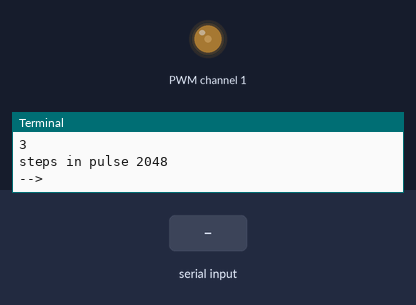
Recording of a program running on a simulated Raspberry Pi (BCM pin numbers). On the bench: output pins drawn as LEDs (lit = HIGH), the last lines printed to the terminal. The test bench sets the inputs (shaded band). The clock reads 2024-03-15 10:24:30 at power-on unless the program sets it.

Above: at 1.4 s.
1.5 s: "90" typed at the terminal, then Enter
At 1.9 s:
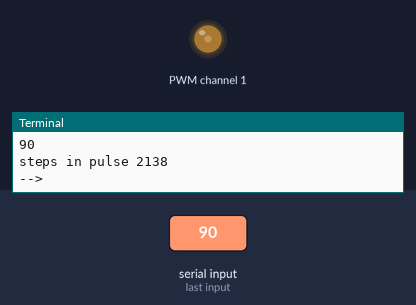
3.0 s: "5" typed at the terminal, then Enter
At 4.3 s:
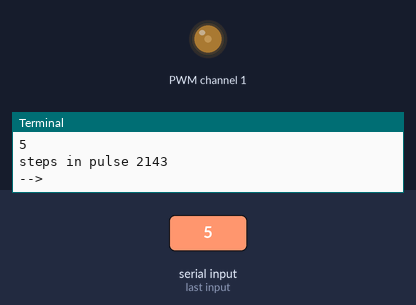
Timing chart, 0 to 6.0 s (numbered marks = the images above; inputs shaded):
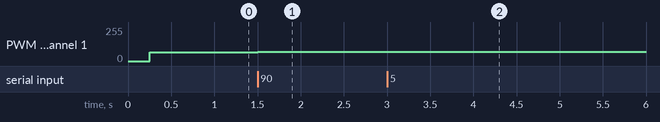

Measured:
- after the input at 1.5 s, PWM channel 1: 64/255 → 69/255 at once
- after the input at 3.0 s, PWM channel 1: 69/255 → 70/255 at once

The program:

01_manual_control.py
```python
# Buzzer motor control using NXP Semiconductors PCA9685 PWM driver chip
# The PCA9685 is designed for PWM dimming of LEDs, which explains why registers
# are named e.g. "LED1_ON_L", but these are just channel numbers and the PWM
# signal works general PWM output

# A PWM signal is supposed to control the buzzer motor spin direction and speed.
# 50% duty cycle should be stopped
# 0% should be full on one way
# 100% should be full on the other way

# On startup, goes to 50% duty cycle (2048), then waits for manual control
# + and - step up and down one step each
# numbers move up and down by the numeric value entered
#
# enter "x" to explicitly end

import smbus, time, logging, math

# PCA9685 registers/etc:
PCA9685_ADDRESS    = 0x40
MODE1              = 0x00
# Bits (*=default)
# 7 RESTART
#    Read: Shows state of RESTART logic. See Section 7.3.1.1 for detail.
#    Write: User writes logic 1 to this bit to clear it to logic 0.
#     A user write of logic 0 will have no effect. See Section 7.3.1.1 for detail.
#    0* Restart disabled.
#    1 Restart enabled.
# 6 EXTCLK
#    R/W To use the EXTCLK pin, this bit must be set by the following sequence:
#    1. Set the SLEEP bit in MODE1. This turns off the internal oscillator.
#    2. Write logic 1s to both the SLEEP and EXTCLK bits in MODE1.
#    The switch is now made. The external clock can be active during the
#    switch because the SLEEP bit is set.
#    This bit is a ‘sticky bit’, that is, it cannot be cleared by writing a
#    logic 0 to it. The EXTCLK bit can only be cleared by a power cycle or
#    software reset. EXTCLK range is DC to 50 MHz.
#    0* Use internal clock.
#    1 Use EXTCLK pin clock.
# 5 AI R/W
#    0* Register Auto-Increment disabled[1].
#    1 Register Auto-Increment enabled.
# 4 SLEEP R/W
#    0 Normal mode[2].
#    1* Low power mode. Oscillator off[3][4].
# 3 SUB1 R/W
#    0* PCA9685 does not respond to I2C-bus subaddress 1.
#    1 PCA9685 responds to I2C-bus subaddress 1.
# 2 SUB2 R/W
#    0* PCA9685 does not respond to I2C-bus subaddress 2.
#    1 PCA9685 responds to I2C-bus subaddress 2.
# 1 SUB3 R/W
#    0* PCA9685 does not respond to I2C-bus subaddress 3.
#    1 PCA9685 responds to I2C-bus subaddress 3.
# 0 ALLCALL R/W
#    0 PCA9685 does not respond to LED All Call I2C-bus address.
#    1* PCA9685 responds to LED All Call I2C-bus address
MODE2              = 0x01
SUBADR1            = 0x02
SUBADR2            = 0x03
SUBADR3            = 0x04

LED0_ON_L          = 0x06
LED0_ON_H          = 0x07
LED0_OFF_L         = 0x08
LED0_OFF_H         = 0x09

LED1_ON_L          = 0x0A
LED1_ON_H          = 0x0B
LED1_OFF_L         = 0x0C
LED1_OFF_H         = 0x0D

ALL_LED_ON_L       = 0xFA
ALL_LED_ON_H       = 0xFB
ALL_LED_OFF_L      = 0xFC
ALL_LED_OFF_H      = 0xFD
PRE_SCALE          = 0xFE  # prescale register for PWM output frequency
# max 1526 Hz = 0x03h
# min 24 Hz = 0xFFh
# PRE_SCALE can only be set when MODE1.SLEEP = 1
# calculate: PRE_SCALE = round(osc/(4096*freq))-1

# (PRE_SCALE Default of 0x1E gives 200 Hz refresh rate at osc 25 MHz)

# Bits:
RESTART            = 0x80
SLEEP              = 0x10
ALLCALL            = 0x01
INVRT              = 0x10
OUTDRV             = 0x04

OSC_CLOCK          = 25000000 # default on-chip, 25 MHz
DESIRED_FREQUENCY  = 200 # in Hz
#DESIRED_FREQUENCY  = 100 # in Hz
#DESIRED_FREQUENCY  = 50 # in Hz

# following not used, apply to servo motors
PULSE_MIN          = 1.0 # 0 degrees
PULSE_MID          = 1.5 # 45 degrees
PULSE_MAX          = 2.0 # 90 degrees

#prescale_value = round(OSC_CLOCK/(4096 * DESIRED_FREQUENCY)) - 1
prescale_value = 0x03 # max, 1525 Hz
print(prescale_value)

i2c_bus = smbus.SMBus(1) # Create a new I2C bus

# enable PRE_SCALE change, set MODE1.SLEEP = 1
i2c_bus.write_byte_data(PCA9685_ADDRESS, MODE1, 0x10)
time.sleep(.25) # delay for reset

# set freqency
#i2c_bus.write_byte_data(PCA9685_ADDRESS, PRE_SCALE, 0x1e)
i2c_bus.write_byte_data(PCA9685_ADDRESS, PRE_SCALE, prescale_value)

# enable the PWM chip: clear MODE1.SLEEP bit 4
# auto-increment address after write: set MODE1.AI bit 5
i2c_bus.write_byte_data(PCA9685_ADDRESS, MODE1, 0x20)

# write the time point during each cycle to turn ON, 0us
i2c_bus.write_word_data(PCA9685_ADDRESS, LED1_ON_L, 0)
i2c_bus.write_word_data(PCA9685_ADDRESS, LED1_ON_H, 0)

# write the time point during each cycle to turn OFF
time_high = 2048 # midpoint of 4096

# test manually stepping up and down
while (1):

    print("steps in pulse", time_high)
    if time_high < 0:
        time_high = 0
        print("corrected to", time_high)
    if time_high > 4095:
        time_high = 4095
        print("corrected to", time_high)
    i2c_bus.write_word_data(PCA9685_ADDRESS, LED1_OFF_L, time_high % 512)
    i2c_bus.write_word_data(PCA9685_ADDRESS, LED1_OFF_H, time_high // 512)

    s = input('--> ')
    if s == "x":
        break
    else:
        if s == "+":
            time_high = time_high + 1
        elif s == "-":
            time_high = time_high - 1
        else:
            try:
                i = int(s)
                time_high = time_high + i

            except ValueError:
                pass
```
